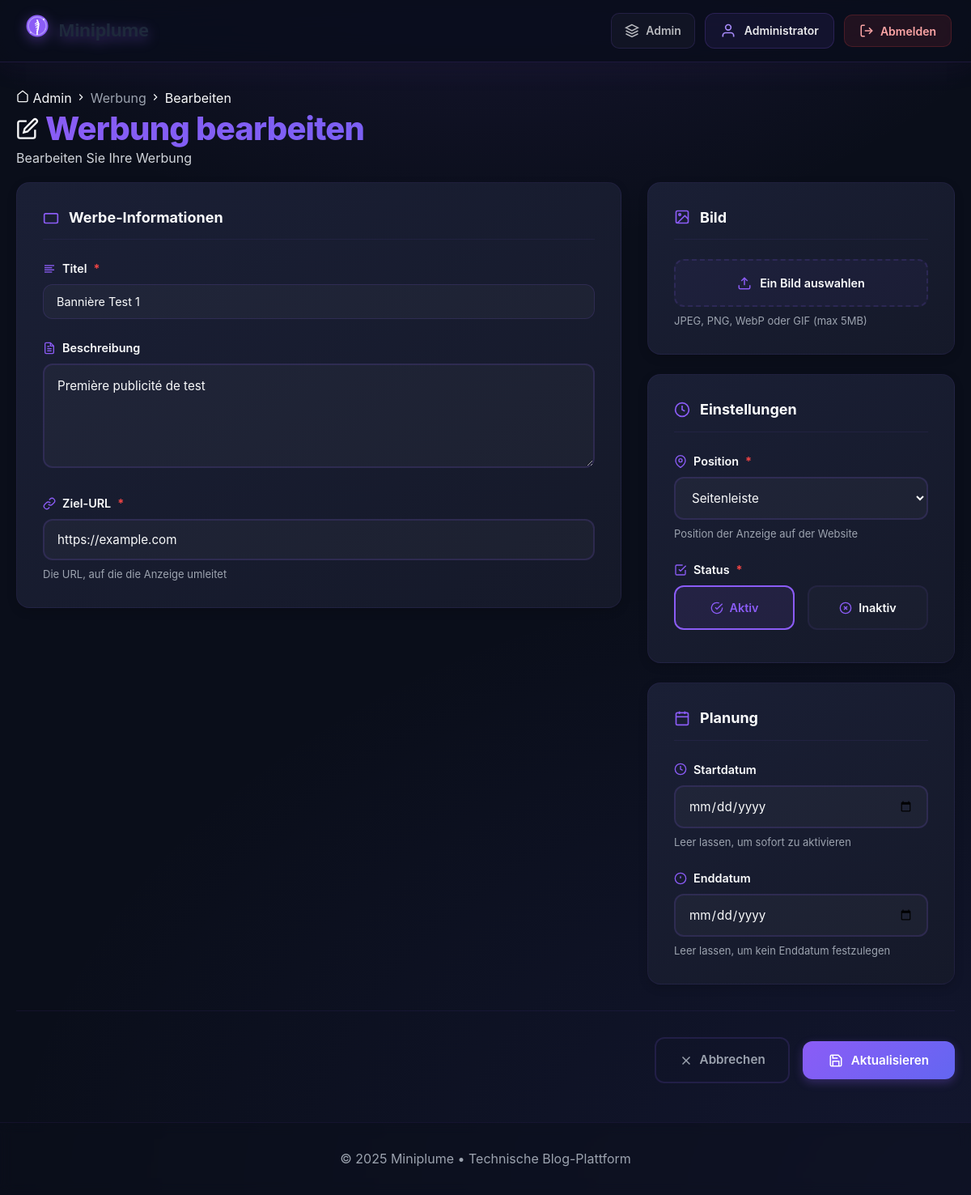
The page /admin/ads/1/edit (signed in) on the database its author committed.
### tables this page shows
CREATE TABLE ads (
id INT UNSIGNED PRIMARY KEY AUTO_INCREMENT,
title VARCHAR(200) NOT NULL,
description TEXT NULL,
url VARCHAR(500) NOT NULL,
image_path VARCHAR(255) NULL,
position ENUM('sidebar','header','footer','content') NOT NULL DEFAULT 'sidebar',
status ENUM('active','inactive') NOT NULL DEFAULT 'active',
clicks INT UNSIGNED NOT NULL DEFAULT 0,
views INT UNSIGNED NOT NULL DEFAULT 0,
start_date DATE NULL,
end_date DATE NULL,
created_at TIMESTAMP DEFAULT CURRENT_TIMESTAMP,
updated_at TIMESTAMP NULL ON UPDATE CURRENT_TIMESTAMP,
INDEX idx_ads_status_position (status, position)
);

### app/Views/admin/ads-form.php (the view, shortened to what the rows shown need)
<?php
$title = $ad ? 'Werbung bearbeiten' : 'Werbung erstellen';
$isEdit = !empty($ad);
?>
<div class="admin-header">
  <div class="admin-header-content">
    <h1 class="admin-title">
      <svg width="28" height="28" viewBox="0 0 24 24" fill="none" stroke="currentColor" stroke-width="2">
        <?php if ($isEdit): ?>
          <path d="M11 4H4a2 2 0 0 0-2 2v14a2 2 0 0 0 2 2h14a2 2 0 0 0 2-2v-7"></path>
          <path d="M18.5 2.5a2.121 2.121 0 0 1 3 3L12 15l-4 1 1-4 9.5-9.5z"></path>
        <?php else: ?>
          <rect x="2" y="7" width="20" height="14" rx="2" ry="2"></rect>
          <path d="M16 21V5a2 2 0 0 0-2-2h-4a2 2 0 0 0-2 2v16"></path>
        <?php endif; ?>
      </svg>
      <?= esc($title) ?>
    </h1>
  </div>
</div>
<form method="post"
      action="<?= $ad ? '/admin/ads/'.$ad['id'].'/update' : '/admin/ads' ?>"
      enctype="multipart/form-data"
      class="ads-form">
  <div class="form-grid">
    <div class="form-main">
      <div class="form-card">
        <div class="form-card-header">
          <h2>Werbe-Informationen</h2>
        </div>
        <div class="form-group">
          <label for="title" class="form-label">
            <svg width="16" height="16" viewBox="0 0 24 24" fill="none" stroke="currentColor" stroke-width="2">
              <line x1="17" y1="10" x2="3" y2="10"></line>
              <line x1="21" y1="6" x2="3" y2="6"></line>
              <line x1="21" y1="14" x2="3" y2="14"></line>
              <line x1="17" y1="18" x2="3" y2="18"></line>
            </svg>
            Titel
            <span class="required">*</span>
          </label>
          <input
            id="title"
            class="form-input"
            name="title"
            type="text"
            value="<?= esc($ad['title'] ?? '') ?>"
            placeholder="Name der Werbekampagne..."
            required
            autofocus>
        </div>
        <div class="form-group">
          <label for="description" class="form-label">
            Beschreibung
          </label>
          <textarea
            id="description"
            class="form-textarea"
            name="description"
            rows="4"
            placeholder="Werbebeschreibung (optional)..."><?= esc($ad['description'] ?? '') ?></textarea>
        </div>
        <div class="form-group">
          <label for="url" class="form-label">
            <svg width="16" height="16" viewBox="0 0 24 24" fill="none" stroke="currentColor" stroke-width="2">
              <path d="M10 13a5 5 0 0 0 7.54.54l3-3a5 5 0 0 0-7.07-7.07l-1.72 1.71"></path>
              <path d="M14 11a5 5 0 0 0-7.54-.54l-3 3a5 5 0 0 0 7.07 7.07l1.71-1.71"></path>
            </svg>
            Ziel-URL
            <span class="required">*</span>
          </label>
          <input
            id="url"
            class="form-input"
            name="url"
            type="url"
            value="<?= esc($ad['url'] ?? '') ?>"
            placeholder="https://example.com"
            required>
          <p class="form-hint">Die URL, auf die die Anzeige umleitet</p>
        </div>
      </div>
    </div>
    <div class="form-sidebar">
      <div class="form-card">
        <div class="form-card-header">
          <h2>Bild</h2>
        </div>
      </div>
      <div class="form-card">
        <div class="form-card-header">
          <h2>Einstellungen</h2>
        </div>
        <div class="form-group">
          <label for="position" class="form-label">
            <svg width="16" height="16" viewBox="0 0 24 24" fill="none" stroke="currentColor" stroke-width="2">
              <path d="M21 10c0 7-9 13-9 13s-9-6-9-13a9 9 0 0 1 18 0z"></path>
              <circle cx="12" cy="10" r="3"></circle>
            </svg>
            Position
            <span class="required">*</span>
          </label>
          <select
            id="position"
            class="form-select"
            name="position"
            required>
            <option value="sidebar" <?= ($ad['position'] ?? 'sidebar') === 'sidebar' ? 'selected' : '' ?>>
              Seitenleiste
            </option>
          </select>
          <p class="form-hint">Position der Anzeige auf der Website</p>
        </div>
      </div>
      <div class="form-card">
        <div class="form-card-header">
          <h2>Planung</h2>
        </div>
      </div>
    </div>
  </div>
</form>

### rows shown on the page
ads: title "Bannière Test 1", description "Première publicité de test", url "https://example.com", position "Seitenleiste"

### other values the page prints
$roleNames[$_SESSION['role']] "Administrator"
$title "Werbung bearbeiten"
